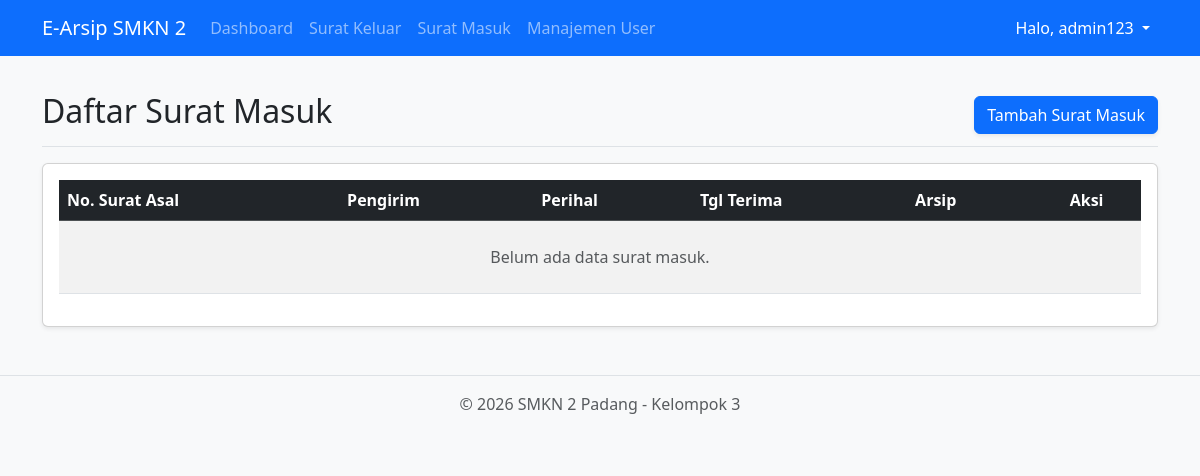
The page /modules/surat-masuk/index.php (signed in) on the database as committed earlier.
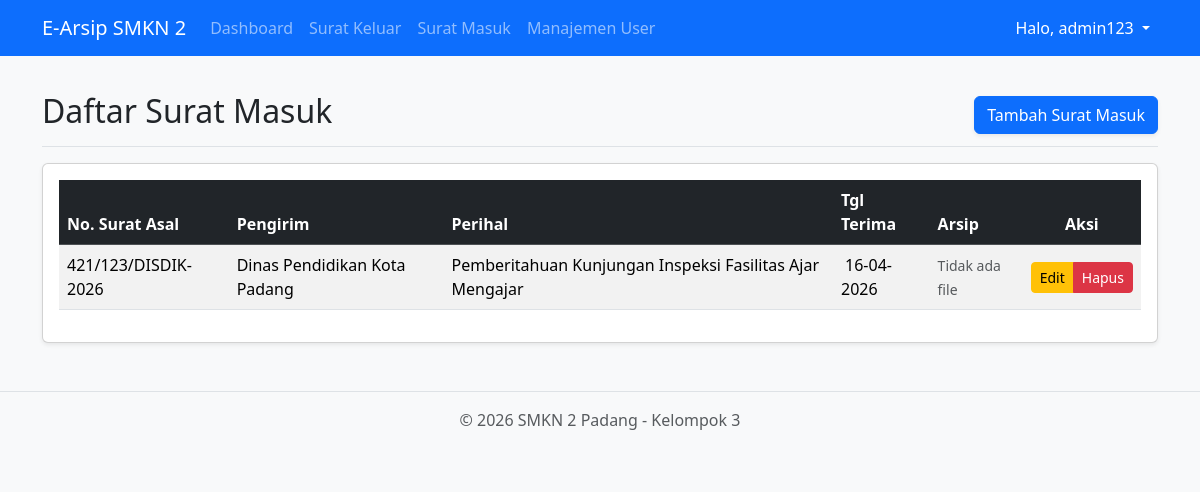
The same page on the database as committed later.
### tables this page shows
CREATE TABLE `surat_masuk` (
  `id` int(11) NOT NULL,
  `pengirim` varchar(100) DEFAULT NULL,
  `no_surat_asal` varchar(100) DEFAULT NULL,
  `perihal` varchar(150) DEFAULT NULL,
  `tgl_terima` date DEFAULT NULL,
  `file` varchar(100) DEFAULT NULL
);

### config/koneksi.php (called while the page is built, shortened)
<?php
$base_url = "http://localhost/admin-surat-smkn2/admin-surat-smkn2-adib_aldric_michel/admin-surat-smkn2/";
?>

### modules/surat-masuk/index.php (the view, shortened to what this page needs)
<?php
include '../../config/koneksi.php';
include '../../includes/header.php';
?>
<div class="d-flex justify-content-between flex-wrap flex-md-nowrap align-items-center pt-3 pb-2 mb-3 border-bottom">
    <h1 class="h2">Daftar Surat Masuk</h1>
    <a href="tambah.php" class="btn btn-primary shadow-sm">
        <i class="bi bi-plus-lg"></i> Tambah Surat Masuk
    </a>
</div>
<div class="card shadow-sm">
    <div class="card-body">
        <div class="table-responsive">
            <table class="table table-striped table-hover align-middle">
                <thead class="table-dark">
                    <tr>
                        <th>No. Surat Asal</th>
                        <th>Pengirim</th>
                        <th>Perihal</th>
                        <th>Tgl Terima</th> <th>Arsip</th>      <th class="text-center">Aksi</th>
                    </tr>
                </thead>
                <tbody>
                    <?php
                    $sql = "SELECT * FROM surat_masuk ORDER BY id DESC";
                    $result = mysqli_query($conn, $sql);
                    if (mysqli_num_rows($result) > 0) {
                        while ($row = mysqli_fetch_assoc($result)) {
                            ?>
                            <tr>
                                <td><?= $row['no_surat_asal']; ?></td>
                                <td><?= $row['pengirim']; ?></td>
                                <td><?= $row['perihal']; ?></td>
                                <td><i class="bi bi-calendar3 me-1"></i> <?= date('d-m-Y', strtotime($row['tgl_terima'])); ?></td>
                                <td>
                                    <?php if ($row['file'] != ""): ?>
                                        <a href="<?= $base_url; ?>uploads/surat-masuk/<?= $row['file']; ?>" target="_blank" class="btn btn-sm btn-outline-secondary">
                                            <i class="bi bi-file-earmark-pdf"></i> Lihat File
                                        </a>
                                    <?php else: ?>
                                        <span class="text-muted small"><i class="bi bi-x-circle"></i> Tidak ada file</span>
                                    <?php endif; ?>
                                </td>
                                <td class="text-center">
                                    <div class="btn-group">
                                        <a href="edit.php?id=<?= $row['id']; ?>" class="btn btn-sm btn-warning">Edit</a>
                                        <a href="hapus.php?id=<?= $row['id']; ?>" class="btn btn-sm btn-danger" onclick="return confirm('Yakin hapus data ini?')">Hapus</a>
                                    </div>
                                </td>
                            </tr>
                            <?php
                        }
                    } else {
                        echo "<tr><td colspan='6' class='text-center py-4 text-muted'>Belum ada data surat masuk.</td></tr>";
                    }
                    ?>
                </tbody>
            </table>
        </div>
    </div>
</div>
<?php include '../../includes/footer.php'; ?>

### includes/header.php (shortened to what this page needs)
<!DOCTYPE html>
<html lang="en">
<head>
    <link rel="stylesheet" href="<?= $base_url; ?>assets/css/bootstrap.min.css">
</head>
<body>
<nav class="navbar navbar-expand-lg navbar-dark bg-primary">
  <div class="container">
    <a class="navbar-brand" href="<?= $base_url; ?>index.php">E-Arsip SMKN 2</a>
    <div class="collapse navbar-collapse" id="navbarNav">
      <ul class="navbar-nav me-auto">
        <li class="nav-item">
          <a class="nav-link" href="<?= $base_url; ?>index.php">Dashboard</a>
        </li>
        <li class="nav-item">
          <a class="nav-link" href="<?= $base_url; ?>modules/surat-keluar/index.php">Surat Keluar</a>
        </li>
        <li class="nav-item">
          <a class="nav-link" href="<?= $base_url; ?>modules/surat-masuk/index.php">Surat Masuk</a>
        </li>
        <li class="nav-item">
          <a class="nav-link" href="<?= $base_url; ?>modules/user/index.php">Manajemen User</a>
        </li>
      </ul>
      <ul class="navbar-nav ms-auto">
        <li class="nav-item dropdown">
          <a class="nav-link dropdown-toggle text-white" href="#" id="navbarDropdown" role="button" data-bs-toggle="dropdown">
            Halo, <?= $_SESSION['nama']; ?>
          </a>
        </li>
      </ul>
    </div>
  </div>
</nav>
<div class="container">

### includes/footer.php (shortened to what this page needs)
</div> <footer class="text-center mt-5 py-3 text-muted border-top">
    <p>&copy; 2026 SMKN 2 Padang - Kelompok 3</p>
</footer>
</body>
</html>

### includes/header.php (style rules this page uses)
body { background-color: #f8f9fa; }
.navbar { margin-bottom: 20px; }

Rows that differ between the two databases and show on the page:
added surat_masuk: no_surat_asal "421/123/DISDIK-2026", pengirim "Dinas Pendidikan Kota Padang", perihal "Pemberitahuan Kunjungan Inspeksi Fasilitas Ajar Mengajar", tgl_terima "16-04-2026", file "Tidak ada file"
Other text that changed with them:
text no longer shown: "Belum ada data surat masuk."
